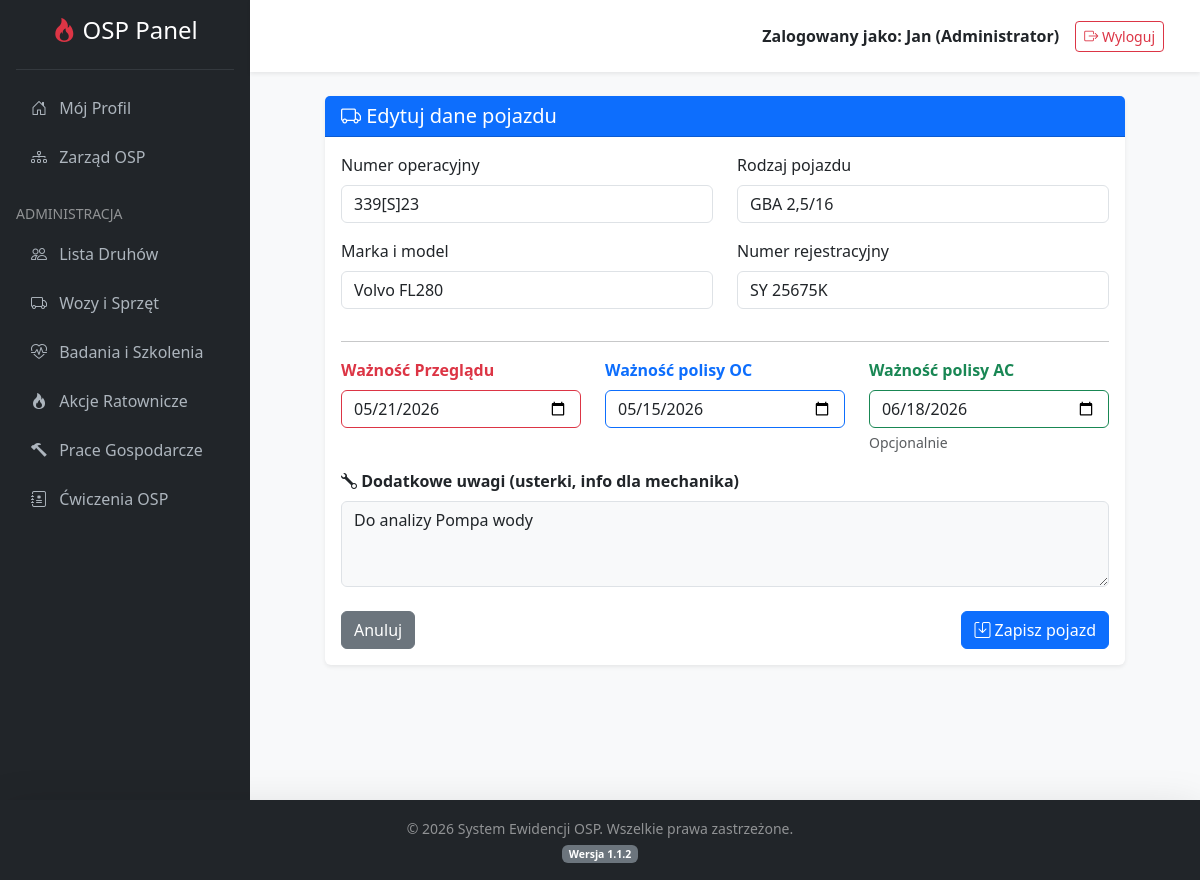
Screenshot of /index.php?action=edit_vehicle&id=3 (signed in) with the database file from the repository.
### tables this page shows
CREATE TABLE `vehicles` (
  `id` int(11) NOT NULL,
  `rodzaj` varchar(50) NOT NULL,
  `marka_model` varchar(100) NOT NULL,
  `numer_operacyjny` varchar(50) NOT NULL,
  `nr_rejestracyjny` varchar(50) NOT NULL,
  `przeglad_data` date NOT NULL,
  `ubezpieczenie_data` date NOT NULL,
  `ubezpieczenie_ac_data` date DEFAULT NULL,
  `uwagi` text DEFAULT NULL
);

### controllers/VehicleController.php (called while the page is built, shortened)
<?php
require_once 'models/Vehicle.php';
class VehicleController {
    private $db;
    private $vehicleModel;
    public function __construct($dbConnection) {
        $this->db = $dbConnection;
        $this->vehicleModel = new Vehicle($this->db);
    }
    public function edit() {
        $this->vehicleModel->id = $_GET['id'];
        if ($_SERVER['REQUEST_METHOD'] === 'POST') {
            $this->vehicleModel->rodzaj = trim($_POST['rodzaj']);
            $this->vehicleModel->marka_model = trim($_POST['marka_model']);
            $this->vehicleModel->numer_operacyjny = trim($_POST['numer_operacyjny']);
            $this->vehicleModel->nr_rejestracyjny = trim($_POST['nr_rejestracyjny']);
            $this->vehicleModel->przeglad_data = $_POST['przeglad_data'];
            $this->vehicleModel->ubezpieczenie_data = $_POST['ubezpieczenie_data'];
            $this->vehicleModel->ubezpieczenie_ac_data = !empty($_POST['ubezpieczenie_ac_data']) ? $_POST['ubezpieczenie_ac_data'] : null;
            $this->vehicleModel->uwagi = !empty($_POST['uwagi']) ? trim($_POST['uwagi']) : null;
            if ($this->vehicleModel->update()) {
                $logger = new Log($this->db);
                $logger->create($_SESSION['user_id'], "Zaktualizowano dane wozu: " . $this->vehicleModel->numer_operacyjny);
                header("Location: index.php?action=vehicles");
                exit;
            } else {
                $blad = "Nie udało się zaktualizować danych pojazdu.";
            }
        } else {
            if (!$this->vehicleModel->readOne($this->vehicleModel->id)) {
                die("Nie znaleziono pojazdu.");
            }
        }
        $pojazd = [
            'id' => $this->vehicleModel->id,
            'rodzaj' => $this->vehicleModel->rodzaj,
            'marka_model' => $this->vehicleModel->marka_model,
            'numer_operacyjny' => $this->vehicleModel->numer_operacyjny,
            'nr_rejestracyjny' => $this->vehicleModel->nr_rejestracyjny,
            'przeglad_data' => $this->vehicleModel->przeglad_data,
            'ubezpieczenie_data' => $this->vehicleModel->ubezpieczenie_data,
            'ubezpieczenie_ac_data' => $this->vehicleModel->ubezpieczenie_ac_data,
            'uwagi' => $this->vehicleModel->uwagi
        ];
        require_once 'views/edit_vehicle.php';
    }
}
?>

### models/Vehicle.php (called while the page is built, shortened)
<?php
class Vehicle {
    private $conn;
    private $table_name = "vehicles";
    public function __construct($db) {
        $this->conn = $db;
    }
    public function readOne($id) {
        $query = "SELECT * FROM " . $this->table_name . " WHERE id = ? LIMIT 0,1";
        $stmt = $this->conn->prepare($query);
        $stmt->bindParam(1, $id);
        $stmt->execute();
        $row = $stmt->fetch(PDO::FETCH_ASSOC);
        if($row) {
            $this->id = $row['id'];
            $this->rodzaj = $row['rodzaj'];
            $this->marka_model = $row['marka_model'];
            $this->numer_operacyjny = $row['numer_operacyjny'];
            $this->nr_rejestracyjny = $row['nr_rejestracyjny'];
            $this->przeglad_data = $row['przeglad_data'];
            $this->ubezpieczenie_data = $row['ubezpieczenie_data'];
            $this->ubezpieczenie_ac_data = $row['ubezpieczenie_ac_data'];
            $this->uwagi = $row['uwagi'];
            return true;
        }
        return false;
    }
}
?>

### views/edit_vehicle.php (the view, shortened to what this page needs)
<?php include 'views/header.php'; ?>
<div class="card shadow-sm border-0" style="max-width: 800px; margin: 0 auto;">
    <div class="card-header <?= isset($pojazd) ? 'bg-primary' : 'bg-success' ?> text-white">
        <h5 class="mb-0"><i class="bi bi-truck"></i> <?= isset($pojazd) ? 'Edytuj dane pojazdu' : 'Dodaj nowy pojazd' ?></h5>
    </div>
    <div class="card-body">
        <form action="index.php?action=<?= isset($pojazd) ? 'edit_vehicle&id='.$pojazd['id'] : 'add_vehicle' ?>" method="POST">
            <div class="row">
                <div class="col-md-6 mb-3">
                    <label class="form-label">Numer operacyjny</label>
                    <input type="text" name="numer_operacyjny" class="form-control" placeholder="np. 339[S]21" value="<?= htmlspecialchars($pojazd['numer_operacyjny'] ?? '') ?>" required>
                </div>
                <div class="col-md-6 mb-3">
                    <label class="form-label">Rodzaj pojazdu</label>
                    <input type="text" name="rodzaj" class="form-control" placeholder="np. GBA 2,5/16" value="<?= htmlspecialchars($pojazd['rodzaj'] ?? '') ?>" required>
                </div>
                <div class="col-md-6 mb-3">
                    <label class="form-label">Marka i model</label>
                    <input type="text" name="marka_model" class="form-control" placeholder="np. Volvo FL280" value="<?= htmlspecialchars($pojazd['marka_model'] ?? '') ?>" required>
                </div>
                <div class="col-md-6 mb-3">
                    <label class="form-label">Numer rejestracyjny</label>
                    <input type="text" name="nr_rejestracyjny" class="form-control" value="<?= htmlspecialchars($pojazd['nr_rejestracyjny'] ?? '') ?>" required>
                </div>
            </div>
            <hr>
            <div class="row">
                <div class="col-md-4 mb-3">
                    <label class="form-label text-danger fw-bold">Ważność Przeglądu</label>
                    <input type="date" name="przeglad_data" class="form-control border-danger" value="<?= $pojazd['przeglad_data'] ?? '' ?>" required>
                </div>
                <div class="col-md-4 mb-3">
                    <label class="form-label text-primary fw-bold">Ważność polisy OC</label>
                    <input type="date" name="ubezpieczenie_data" class="form-control border-primary" value="<?= $pojazd['ubezpieczenie_data'] ?? '' ?>" required>
                </div>
                <div class="col-md-4 mb-3">
                    <label class="form-label text-success fw-bold">Ważność polisy AC</label>
                    <input type="date" name="ubezpieczenie_ac_data" class="form-control border-success" value="<?= $pojazd['ubezpieczenie_ac_data'] ?? '' ?>">
                    <small class="text-muted d-block mt-1">Opcjonalnie</small>
                </div>
            </div>
            <div class="mb-4">
                <label class="form-label fw-bold"><i class="bi bi-wrench"></i> Dodatkowe uwagi (usterki, info dla mechanika)</label>
                <textarea name="uwagi" class="form-control bg-light" rows="3" placeholder="np. Wymiana oleju przy 120 000 km..."><?= htmlspecialchars($pojazd['uwagi'] ?? '') ?></textarea>
            </div>
            <div class="d-flex justify-content-between">
                <a href="index.php?action=vehicles" class="btn btn-secondary">Anuluj</a>
                <button type="submit" class="btn <?= isset($pojazd) ? 'btn-primary' : 'btn-success' ?>"><i class="bi bi-save"></i> Zapisz pojazd</button>
            </div>
        </form>
    </div>
</div>
<?php include 'views/footer.php'; ?>

### views/footer.php (style rules this page uses)
body { display: flex; flex-direction: column; min-height: 100vh; background-color: #f8f9fa; }

### rows the page displays
vehicles: numer_operacyjny "339[S]23", rodzaj "GBA 2,5/16", marka_model "Volvo FL280", nr_rejestracyjny "SY 25675K", przeglad_data "05/21/2026", ubezpieczenie_data "05/15/2026", ubezpieczenie_ac_data "06/18/2026", uwagi "Do analizy Pompa wody"

### other values shown
$_SESSION['first_name'] "Jan"
